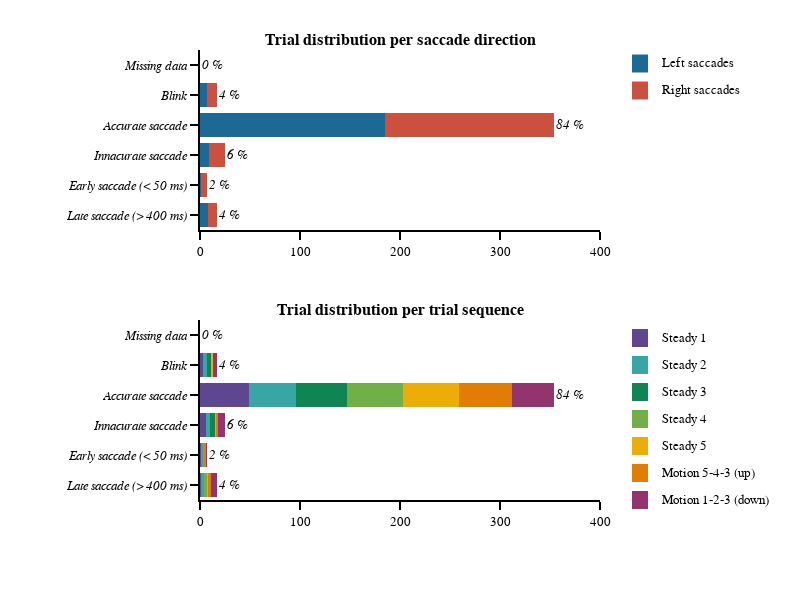

The notebook cell this image was saved under:
### Markdown cell above
#### Saccade analysis output graph

### Code cell
# general figure settings
template_specs = dict(  axes_color="rgba(0, 0, 0, 1)",
                        axes_width=2,
                        axes_font_size=13,
                        bg_col="rgba(255, 255, 255, 1)",
                        font='Helvetica',
                        title_font_size=15,
                        plot_width=1.5)
fig_template = plotly_template(template_specs)

# figure specific settings
x_range = [0,400]
colors_panel = px.colors.qualitative.Prism
subplot_titles = ('<b>Trial distribution per saccade direction<b>','<b>Trial distribution per trial sequence<b>')
analysis_crit = ['<i>Missing data<i>', '<i>Blink<i>', '<i>Accurate saccade<i>', #'<i>Corrective saccade<i>', 
                 '<i>Innacurate saccade<i>','<i>Early saccade (< 50 ms)<i>','<i>Late saccade (> 400 ms)<i>']
analysis_crit_df = ['miss_time_trial','blink_trial','main_sac_trial',#'cor_sac_trial',
                    'innacurate_sac_trial','early_sac_trial','late_sac_trial']
x_label='Trials'
tss = ['Steady 1', 'Steady 2', 'Steady 3', 'Steady 4', 'Steady 5', 'Motion 5-4-3 (up)', 'Motion 1-2-3 (down)']
sds = ['Left saccades', 'Right saccades']
ts_cols = [colors_panel[0], colors_panel[2], colors_panel[3], colors_panel[4], colors_panel[5], colors_panel[6], colors_panel[8]]
sd_cols = [colors_panel[1], colors_panel[7]]
x_legend = 1.15
y_legend_step = 0.06
y_legend_sd = 0.97
y_legend_ts = 0.36
rad_leg = 0.04

# subplot settings
rows, cols = 2, 1
fig_height, fig_width = 600,800
column_widths,row_heights = [1],[1,1]
sb_specs = [[{}],[{}]]
fig = make_subplots(rows=rows, cols=cols, specs=sb_specs, print_grid=False, vertical_spacing=0.2, horizontal_spacing=0.05, 
                    column_widths=column_widths, row_heights=row_heights, shared_yaxes=True, subplot_titles=subplot_titles)

# Right / Left saccades
# ---------------------
for sd_num, sd in enumerate(sds):
    # plot
    fig.append_trace(go.Bar(y=analysis_crit, x=df_all.loc[(df_all.saccade_direction == sd_num+1)][analysis_crit_df].sum(), 
                            orientation='h', name=sd, marker_color=sd_cols[sd_num]),row=1, col=1)
    # legend
    fig.add_annotation(xref='paper', yref='paper', x=x_legend, y=y_legend_sd-y_legend_step*sd_num, 
                       text=sd, showarrow=False, font_size = template_specs['axes_font_size'],xanchor = 'left', yanchor='middle')
    fig.add_shape(type='rect',xref='paper', yref='paper', fillcolor=sd_cols[sd_num],line_width=0,
                  x0=x_legend-0.05-rad_leg/2, y0=y_legend_sd-y_legend_step*sd_num-rad_leg/2, 
                  x1=x_legend-0.05+rad_leg/2, y1=y_legend_sd-y_legend_step*sd_num+rad_leg/2)
    
# annotation value
for num_crit, crit_name in enumerate(analysis_crit_df):
    fig.add_annotation(x=df_all[crit_name].sum(), y=num_crit, text='<i>{:1.0f} %<i>'.format(df_all[crit_name].mean()*100), 
                       showarrow=False, font_size = template_specs['axes_font_size'],xanchor = 'left', row=1, col=1)

# Trials sequence
# ---------------
for ts_num, ts in enumerate(tss):
    # plot
    fig.append_trace(go.Bar(y=analysis_crit, x=df_all.loc[(df_all.trial_sequence == ts_num+1)][analysis_crit_df].sum(), 
                            orientation='h', name=ts, marker_color=ts_cols[ts_num]),row=2, col=1)
    # legend
    fig.add_annotation(xref='paper', yref='paper', x=x_legend, y=y_legend_ts-(y_legend_step*ts_num), 
                       text=ts, showarrow=False, font_size = template_specs['axes_font_size'], xanchor = 'left', yanchor='middle')
    fig.add_shape(type='rect',xref='paper', yref='paper', fillcolor=ts_cols[ts_num],line_width=0,
                  x0=x_legend-0.05-rad_leg/2, y0=y_legend_ts-y_legend_step*ts_num-rad_leg/2, 
                  x1=x_legend-0.05+rad_leg/2, y1=y_legend_ts-y_legend_step*ts_num+rad_leg/2)

for num_crit, crit_name in enumerate(analysis_crit_df):
    fig.add_annotation(x=df_all[crit_name].sum(), y=num_crit, text='<i>{:1.0f} %<i>'.format(df_all[crit_name].mean()*100), 
                       showarrow=False, font_size = template_specs['axes_font_size'],xanchor = 'left', row=2, col=1)


# axes settings
for row in np.arange(rows):
    for col in np.arange(cols):
        fig.update_xaxes(visible=True, ticklen=8, linewidth=template_specs['axes_width'], range=x_range, row=row+1, col=col+1)
        fig.update_yaxes(visible=True, ticklen=8, linewidth=template_specs['axes_width'], autorange="reversed", row=row+1, col=col+1)
    
# Save figure
fig.layout.update(template=fig_template, width=fig_width, height=fig_height, margin_l=200, margin_r=200, margin_t=50, margin_b=100, barmode='stack', showlegend=False)
fig.show()
if not os.path.exists(fig_dir):os.mkdir(fig_dir)    
fig.write_image('{}/{}_trial_dist.pdf'.format(fig_dir, subject))

### Figure 1 — Plotly figure (JSON) as saved in the notebook; plotly's stock layout.template omitted (floating-point values rounded to 4 significant figures)
{"data": [{"marker": {"color": "rgb(29, 105, 150)"}, "name": "Left saccades", "orientation": "h", "type": "bar", "x": [0, 7, 185, 9, 1, 8], "xaxis": "x", "y": ["<i>Missing data<i>", "<i>Blink<i>", "<i>Accurate saccade<i>", "<i>Innacurate saccade<i>", "<i>Early saccade (< 50 ms)<i>", "<i>Late saccade (> 400 ms)<i>"], "yaxis": "y"}, {"marker": {"color": "rgb(204, 80, 62)"}, "name": "Right saccades", "orientation": "h", "type": "bar", "x": [0, 10, 169, 16, 6, 9], "xaxis": "x", "y": ["<i>Missing data<i>", "<i>Blink<i>", "<i>Accurate saccade<i>", "<i>Innacurate saccade<i>", "<i>Early saccade (< 50 ms)<i>", "<i>Late saccade (> 400 ms)<i>"], "yaxis": "y"}, {"marker": {"color": "rgb(95, 70, 144)"}, "name": "Steady 1", "orientation": "h", "type": "bar", "x": [0, 3, 49, 6, 1, 1], "xaxis": "x2", "y": ["<i>Missing data<i>", "<i>Blink<i>", "<i>Accurate saccade<i>", "<i>Innacurate saccade<i>", "<i>Early saccade (< 50 ms)<i>", "<i>Late saccade (> 400 ms)<i>"], "yaxis": "y2"}, {"marker": {"color": "rgb(56, 166, 165)"}, "name": "Steady 2", "orientation": "h", "type": "bar", "x": [0, 4, 47, 4, 2, 3], "xaxis": "x2", "y": ["<i>Missing data<i>", "<i>Blink<i>", "<i>Accurate saccade<i>", "<i>Innacurate saccade<i>", "<i>Early saccade (< 50 ms)<i>", "<i>Late saccade (> 400 ms)<i>"], "yaxis": "y2"}, {"marker": {"color": "rgb(15, 133, 84)"}, "name": "Steady 3", "orientation": "h", "type": "bar", "x": [0, 4, 51, 5, 0, 0], "xaxis": "x2", "y": ["<i>Missing data<i>", "<i>Blink<i>", "<i>Accurate saccade<i>", "<i>Innacurate saccade<i>", "<i>Early saccade (< 50 ms)<i>", "<i>Late saccade (> 400 ms)<i>"], "yaxis": "y2"}, {"marker": {"color": "rgb(115, 175, 72)"}, "name": "Steady 4", "orientation": "h", "type": "bar", "x": [0, 0, 56, 0, 1, 3], "xaxis": "x2", "y": ["<i>Missing data<i>", "<i>Blink<i>", "<i>Accurate saccade<i>", "<i>Innacurate saccade<i>", "<i>Early saccade (< 50 ms)<i>", "<i>Late saccade (> 400 ms)<i>"], "yaxis": "y2"}, {"marker": {"color": "rgb(237, 173, 8)"}, "name": "Steady 5", "orientation": "h", "type": "bar", "x": [0, 2, 56, 1, 0, 1], "xaxis": "x2", "y": ["<i>Missing data<i>", "<i>Blink<i>", "<i>Accurate saccade<i>", "<i>Innacurate saccade<i>", "<i>Early saccade (< 50 ms)<i>", "<i>Late saccade (> 400 ms)<i>"], "yaxis": "y2"}, {"marker": {"color": "rgb(225, 124, 5)"}, "name": "Motion 5-4-3 (up)", "orientation": "h", "type": "bar", "x": [0, 0, 53, 2, 2, 3], "xaxis": "x2", "y": ["<i>Missing data<i>", "<i>Blink<i>", "<i>Accurate saccade<i>", "<i>Innacurate saccade<i>", "<i>Early saccade (< 50 ms)<i>", "<i>Late saccade (> 400 ms)<i>"], "yaxis": "y2"}, {"marker": {"color": "rgb(148, 52, 110)"}, "name": "Motion 1-2-3 (down)", "orientation": "h", "type": "bar", "x": [0, 4, 42, 7, 1, 6], "xaxis": "x2", "y": ["<i>Missing data<i>", "<i>Blink<i>", "<i>Accurate saccade<i>", "<i>Innacurate saccade<i>", "<i>Early saccade (< 50 ms)<i>", "<i>Late saccade (> 400 ms)<i>"], "yaxis": "y2"}], "layout": {"annotations": [{"font": {"size": 16}, "showarrow": false, "text": "<b>Trial distribution per saccade direction<b>", "x": 0.5, "xanchor": "center", "xref": "paper", "y": 1, "yanchor": "bottom", "yref": "paper"}, {"font": {"size": 16}, "showarrow": false, "text": "<b>Trial distribution per trial sequence<b>", "x": 0.5, "xanchor": "center", "xref": "paper", "y": 0.4, "yanchor": "bottom", "yref": "paper"}, {"font": {"size": 13}, "showarrow": false, "text": "Left saccades", "x": 1.15, "xanchor": "left", "xref": "paper", "y": 0.97, "yanchor": "middle", "yref": "paper"}, {"font": {"size": 13}, "showarrow": false, "text": "Right saccades", "x": 1.15, "xanchor": "left", "xref": "paper", "y": 0.91, "yanchor": "middle", "yref": "paper"}, {"font": {"size": 13}, "showarrow": false, "text": "<i>0 %<i>", "x": 0, "xanchor": "left", "xref": "x", "y": 0, "yref": "y"}, {"font": {"size": 13}, "showarrow": false, "text": "<i>4 %<i>", "x": 17, "xanchor": "left", "xref": "x", "y": 1, "yref": "y"}, {"font": {"size": 13}, "showarrow": false, "text": "<i>84 %<i>", "x": 354, "xanchor": "left", "xref": "x", "y": 2, "yref": "y"}, {"font": {"size": 13}, "showarrow": false, "text": "<i>6 %<i>", "x": 25, "xanchor": "left", "xref": "x", "y": 3, "yref": "y"}, {"font": {"size": 13}, "showarrow": false, "text": "<i>2 %<i>", "x": 7, "xanchor": "left", "xref": "x", "y": 4, "yref": "y"}, {"font": {"size": 13}, "showarrow": false, "text": "<i>4 %<i>", "x": 17, "xanchor": "left", "xref": "x", "y": 5, "yref": "y"}, {"font": {"size": 13}, "showarrow": false, "text": "Steady 1", "x": 1.15, "xanchor": "left", "xref": "paper", "y": 0.36, "yanchor": "middle", "yref": "paper"}, {"font": {"size": 13}, "showarrow": false, "text": "Steady 2", "x": 1.15, "xanchor": "left", "xref": "paper", "y": 0.3, "yanchor": "middle", "yref": "paper"}, {"font": {"size": 13}, "showarrow": false, "text": "Steady 3", "x": 1.15, "xanchor": "left", "xref": "paper", "y": 0.24, "yanchor": "middle", "yref": "paper"}, {"font": {"size": 13}, "showarrow": false, "text": "Steady 4", "x": 1.15, "xanchor": "left", "xref": "paper", "y": 0.18, "yanchor": "middle", "yref": "paper"}, {"font": {"size": 13}, "showarrow": false, "text": "Steady 5", "x": 1.15, "xanchor": "left", "xref": "paper", "y": 0.12, "yanchor": "middle", "yref": "paper"}, {"font": {"size": 13}, "showarrow": false, "text": "Motion 5-4-3 (up)", "x": 1.15, "xanchor": "left", "xref": "paper", "y": 0.06, "yanchor": "middle", "yref": "paper"}, {"font": {"size": 13}, "showarrow": false, "text": "Motion 1-2-3 (down)", "x": 1.15, "xanchor": "left", "xref": "paper", "y": 0, "yanchor": "middle", "yref": "paper"}, {"font": {"size": 13}, "showarrow": false, "text": "<i>0 %<i>", "x": 0, "xanchor": "left", "xref": "x2", "y": 0, "yref": "y2"}, {"font": {"size": 13}, "showarrow": false, "text": "<i>4 %<i>", "x": 17, "xanchor": "left", "xref": "x2", "y": 1, "yref": "y2"}, {"font": {"size": 13}, "showarrow": false, "text": "<i>84 %<i>", "x": 354, "xanchor": "left", "xref": "x2", "y": 2, "yref": "y2"}, {"font": {"size": 13}, "showarrow": false, "text": "<i>6 %<i>", "x": 25, "xanchor": "left", "xref": "x2", "y": 3, "yref": "y2"}, {"font": {"size": 13}, "showarrow": false, "text": "<i>2 %<i>", "x": 7, "xanchor": "left", "xref": "x2", "y": 4, "yref": "y2"}, {"font": {"size": 13}, "showarrow": false, "text": "<i>4 %<i>", "x": 17, "xanchor": "left", "xref": "x2", "y": 5, "yref": "y2"}], "barmode": "stack", "height": 600, "margin": {"b": 100, "l": 200, "r": 200, "t": 50}, "shapes": [{"fillcolor": "rgb(29, 105, 150)", "line": {"width": 0}, "type": "rect", "x0": 1.08, "x1": 1.12, "xref": "paper", "y0": 0.95, "y1": 0.99, "yref": "paper"}, {"fillcolor": "rgb(204, 80, 62)", "line": {"width": 0}, "type": "rect", "x0": 1.08, "x1": 1.12, "xref": "paper", "y0": 0.89, "y1": 0.93, "yref": "paper"}, {"fillcolor": "rgb(95, 70, 144)", "line": {"width": 0}, "type": "rect", "x0": 1.08, "x1": 1.12, "xref": "paper", "y0": 0.34, "y1": 0.38, "yref": "paper"}, {"fillcolor": "rgb(56, 166, 165)", "line": {"width": 0}, "type": "rect", "x0": 1.08, "x1": 1.12, "xref": "paper", "y0": 0.28, "y1": 0.32, "yref": "paper"}, {"fillcolor": "rgb(15, 133, 84)", "line": {"width": 0}, "type": "rect", "x0": 1.08, "x1": 1.12, "xref": "paper", "y0": 0.22, "y1": 0.26, "yref": "paper"}, {"fillcolor": "rgb(115, 175, 72)", "line": {"width": 0}, "type": "rect", "x0": 1.08, "x1": 1.12, "xref": "paper", "y0": 0.16, "y1": 0.2, "yref": "paper"}, {"fillcolor": "rgb(237, 173, 8)", "line": {"width": 0}, "type": "rect", "x0": 1.08, "x1": 1.12, "xref": "paper", "y0": 0.1, "y1": 0.14, "yref": "paper"}, {"fillcolor": "rgb(225, 124, 5)", "line": {"width": 0}, "type": "rect", "x0": 1.08, "x1": 1.12, "xref": "paper", "y0": 0.04, "y1": 0.08, "yref": "paper"}, {"fillcolor": "rgb(148, 52, 110)", "line": {"width": 0}, "type": "rect", "x0": 1.08, "x1": 1.12, "xref": "paper", "y0": -0.02, "y1": 0.02, "yref": "paper"}], "showlegend": false, "width": 800, "xaxis": {"anchor": "y", "domain": [0, 1], "linewidth": 2, "range": [0, 400], "ticklen": 8, "type": "linear", "visible": true}, "xaxis2": {"anchor": "y2", "domain": [0, 1], "linewidth": 2, "range": [0, 400], "ticklen": 8, "type": "linear", "visible": true}, "yaxis": {"anchor": "x", "autorange": true, "domain": [0.6, 1], "linewidth": 2, "range": [5.5, -0.5], "ticklen": 8, "type": "category", "visible": true}, "yaxis2": {"anchor": "x2", "autorange": true, "domain": [0, 0.4], "linewidth": 2, "range": [5.5, -0.5], "ticklen": 8, "type": "category", "visible": true}}}
